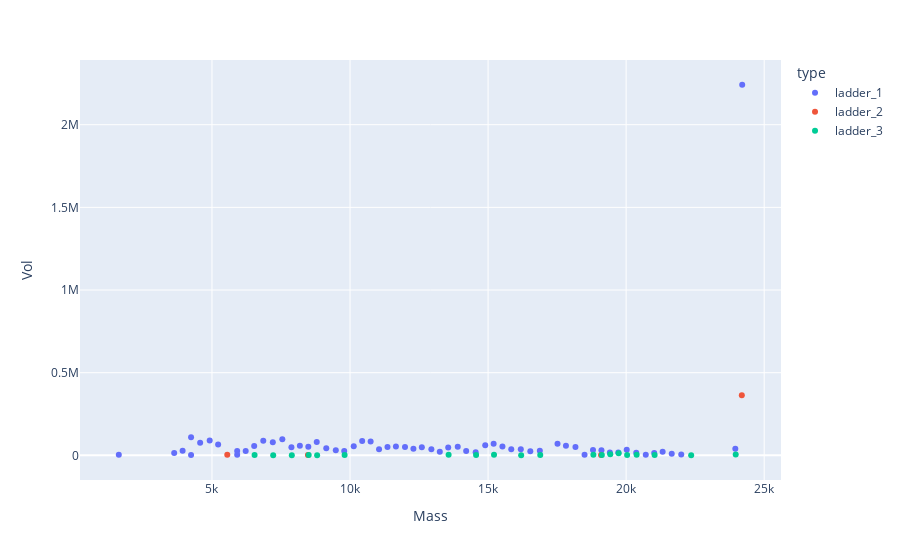

The cell this chart's notebook holds for it:
### Code cell
dfs = df_203_5p
dfm_203 = match_dfs(dfs, dfx)
dftmp = dfs.copy()
dftmp.Mass -= M
dfm_189 = match_dfs(dftmp, dfx)
dftmp.Mass += 2*M
dfm_217 = match_dfs(dftmp, dfx)
plotly_multi_zones([dfm_203, dfm_189, dfm_217], y='Vol')
print(df_203_3p.tail(10))

### Figure 1 — Plotly figure (JSON) as saved in the notebook; plotly's stock layout.template omitted (floating-point values rounded to 4 significant figures)
{"data": [{"hovertemplate": "type=ladder_1<br>Mass=%{x}<br>Vol=%{y}<extra></extra>", "legendgroup": "ladder_1", "marker": {"color": "#636efa", "symbol": "circle"}, "mode": "markers", "name": "ladder_1", "orientation": "v", "showlegend": true, "type": "scatter", "x": [24200.0, 4242.0, 7548.0, 4917.0, 6858.0, 10440.0, 10750.0, 8794.0, 7203.0, 4572.0, 17510.0, 15200.0, 5223.0, 14900.0, 8183.0, 17820.0, 6529.0, 10130.0, 15520.0, 11660.0, 13900.0, 8489.0, 11360.0, 11990.0, 18160.0, 12600.0, 7877.0, 13560.0, 9139.0, 23950.0, 12300.0, 16180.0, 12950.0, 15840.0, 11050.0, 20020.0, 18800.0, 19110.0, 9484.0, 3936.0, 16870.0, 14210.0, 9789.0, 6221.0, 5913.0, 16530.0, 13250.0, 21320.0, 14550.0, 19410.0, 19720.0, 20370.0, 21020.0, 3631.0, 21650.0, 22000.0, 1625.0, 5913.0, 4242.0, 20710.0, 18490.0], "xaxis": "x", "y": [2242000.0, 108900.0, 96950.0, 89170.0, 88450.0, 86660.0, 84270.0, 80570.0, 79540.0, 76640.0, 70350.0, 69650.0, 66090.0, 61340.0, 58740.0, 57660.0, 56940.0, 54750.0, 53440.0, 53180.0, 52190.0, 51360.0, 50990.0, 50920.0, 50380.0, 48870.0, 48830.0, 46910.0, 43700.0, 40170.0, 39990.0, 37160.0, 37090.0, 36720.0, 36320.0, 34000.0, 32490.0, 31190.0, 30510.0, 28370.0, 27750.0, 26860.0, 26710.0, 26600.0, 25690.0, 25210.0, 21990.0, 21270.0, 18780.0, 17234, 16720.0, 15530.0, 14230.0, 13690.0, 9638.0, 4470.0, 3677.0, 3499.0, 1594.0, 3630.0, 3940.0], "yaxis": "y"}, {"hovertemplate": "type=ladder_2<br>Mass=%{x}<br>Vol=%{y}<extra></extra>", "legendgroup": "ladder_2", "marker": {"color": "#EF553B", "symbol": "circle"}, "mode": "markers", "name": "ladder_2", "orientation": "v", "showlegend": true, "type": "scatter", "x": [24190.0, 5554.0, 19090.0, 8475.0], "xaxis": "x", "y": [364200.0, 3079.0, 2198.0, 1757.0], "yaxis": "y"}, {"hovertemplate": "type=ladder_3<br>Mass=%{x}<br>Vol=%{y}<extra></extra>", "legendgroup": "ladder_3", "marker": {"color": "#00cc96", "symbol": "circle"}, "mode": "markers", "name": "ladder_3", "orientation": "v", "showlegend": true, "type": "scatter", "x": [19730.0, 19420.0, 15220.0, 18810.0, 20380.0, 13570.0, 14560.0, 8503.0, 20030.0, 6543.0, 9803.0, 8808.0, 7891.0, 7217.0, 22360.0, 16200.0, 23970.0, 21030.0, 19120.0, 16890.0], "xaxis": "x", "y": [12150.0, 6198.0, 3921.0, 3883.0, 3700.0, 3697.0, 2107.0, 1970.0, 1551.0, 1462.0, 1392.0, 1243.0, 1198.0, 870.1, 644.3, 627.5, 4534.0, 1979.0, 2709.0, 1707.0], "yaxis": "y"}], "layout": {"legend": {"title": {"text": "type"}, "tracegroupgap": 0}, "margin": {"t": 60}, "xaxis": {"anchor": "y", "domain": [0, 1], "title": {"text": "Mass"}}, "yaxis": {"anchor": "x", "domain": [0, 1], "title": {"text": "Vol"}}}}
